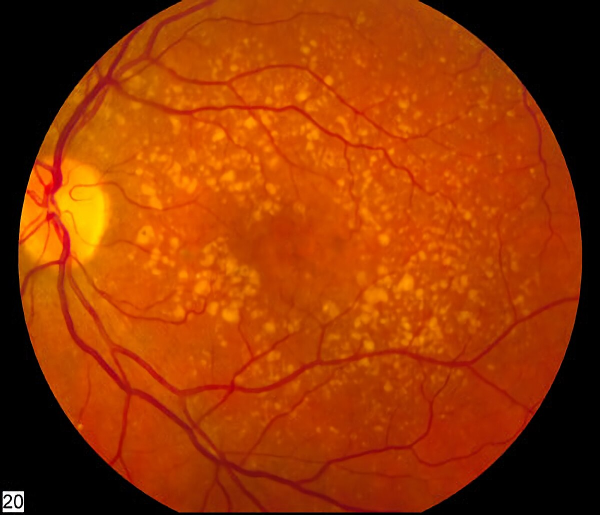
#> input picture assets/amd_retina.jpg, 1200 x 1029 px (shown at 1/2 size)
$ python -i fundus_prep.py   (imports and definitions only)   (older library calls are emulated)
#> lines starting #> are read from the running program, lines starting #| are printed output that depends on the picture; after the words box and inside, x2 and y2 are one past the last pixel; in counts of white or black regions, pixels touching at a corner belong together
import numpy as np
import os
import cv2
from PIL import Image
from torchvision import transforms

class PreprocessEyeImages(object):
    """Preprocess images."""

    # [47 lines left out: functions __call__, imread, imwrite, fold_dir, not called in this run]


def get_mask_BZ(img):
    if img.ndim==3:
        gray_img = cv2.cvtColor(img, cv2.COLOR_BGR2GRAY)
    else:
        gray_img = img
    threhold = np.mean(gray_img)/3-5
    _, mask = cv2.threshold(gray_img, max(0,threhold), 1, cv2.THRESH_BINARY)
    nn_mask = np.zeros((mask.shape[0]+2,mask.shape[1]+2),np.uint8)
    new_mask = (1-mask).astype(np.uint8)
    #  cv::floodFill(Temp, Point(0, 0), Scalar(255));
    # _,new_mask,_,_ = cv2.floodFill(new_mask, nn_mask, [(0, 0),(0,new_mask.shape[0])], (0), cv2.FLOODFILL_MASK_ONLY)
    _,new_mask,_,_ = cv2.floodFill(new_mask, nn_mask, (0,0), (0), cv2.FLOODFILL_MASK_ONLY)
    _,new_mask,_,_ = cv2.floodFill(new_mask, nn_mask, (new_mask.shape[1]-1,new_mask.shape[0]-1), (0), cv2.FLOODFILL_MASK_ONLY)
    mask = mask + new_mask
    kernel = cv2.getStructuringElement(cv2.MORPH_RECT, (20,  20))
    mask = cv2.erode(mask, kernel)
    mask = cv2.dilate(mask, kernel)
    return mask


def _get_center_by_edge(mask):
    center=[0,0]
    x=mask.sum(axis=1)
    center[0]=np.where(x>x.max()*0.95)[0].mean()
    x=mask.sum(axis=0)
    center[1]=np.where(x>x.max()*0.95)[0].mean()
    return center


def _get_radius_by_mask_center(mask,center):
    mask=mask.astype(np.uint8)
    ksize=max(mask.shape[1]//400*2+1,3)
    kernel=cv2.getStructuringElement(cv2.MORPH_ELLIPSE,(ksize,ksize))
    mask=cv2.morphologyEx(mask, cv2.MORPH_GRADIENT, kernel)
    # radius=
    index=np.where(mask>0)
    d_int=np.sqrt((index[0]-center[0])**2+(index[1]-center[1])**2)
    b_count=np.bincount(np.ceil(d_int).astype(np.int))
    radius=np.where(b_count>b_count.max()*0.995)[0].max()
    return radius


def _get_circle_by_center_bbox(shape,center,bbox,radius):
    center_mask=np.zeros(shape=shape).astype('uint8')
    tmp_mask=np.zeros(shape=bbox[2:4])
    center_tmp=(int(center[0]),int(center[1]))
    center_mask=cv2.circle(center_mask,center_tmp[::-1],int(radius),(1),-1)
    # center_mask[bbox[0]:bbox[0]+bbox[2],bbox[1]:bbox[1]+bbox[3]]=tmp_mask
    # center_mask[bbox[0]:min(bbox[0]+bbox[2],center_mask.shape[0]),bbox[1]:min(bbox[1]+bbox[3],center_mask.shape[1])]=tmp_mask
    return center_mask


def get_mask(img):
    if img.ndim ==3:
        #raise 'image dim is not 3'
        g_img=cv2.cvtColor(img,cv2.COLOR_RGB2GRAY)
    elif img.ndim == 2:
        g_img =img.copy()
    else:
        raise 'image dim is not 1 or 3'
    h,w = g_img.shape
    shape=g_img.shape[0:2]
    g_img = cv2.resize(g_img,(0,0),fx = 0.5,fy = 0.5)
    tg_img=cv2.normalize(g_img, None, 0, 255, cv2.NORM_MINMAX)
    tmp_mask=get_mask_BZ(tg_img)
    center=_get_center_by_edge(tmp_mask)
    #bbox=_get_bbox_by_mask(tmp_mask)
    radius=_get_radius_by_mask_center(tmp_mask,center)
    #resize back
    center = [center[0]*2,center[1]*2]
    radius = int(radius*2)
    s_h = max(0,int(center[0] - radius))
    s_w = max(0, int(center[1] - radius))
    bbox = (s_h, s_w, min(h-s_h,2 * radius), min(w-s_w,2 * radius))
    tmp_mask=_get_circle_by_center_bbox(shape,center,bbox,radius)
    return tmp_mask,bbox,center,radius


def mask_image(img,mask):
    img[mask<=0,...]=0
    return img


# [46 lines left out: functions remove_back_area, supplemental_black_area, process_without_gb, not called in this run]

>>> import cv2
>>> picture = cv2.cvtColor(cv2.imread('../assets/amd_retina.jpg'), cv2.COLOR_BGR2RGB)
>>> result = get_mask(picture)
#> in get_mask, `g_img=cv2.cvtColor(img,cv2.COLOR_RGB2GRAY)`:
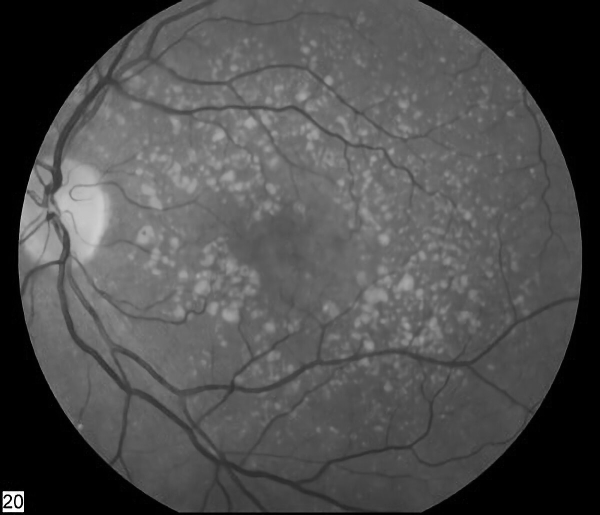
#> g_img: shape (1029, 1200) (shown at 1/2 size); min 0, max 255, mean 78.2
#> in get_mask, `g_img = cv2.resize(g_img,(0,0),fx = 0.5,fy = 0.5)`:
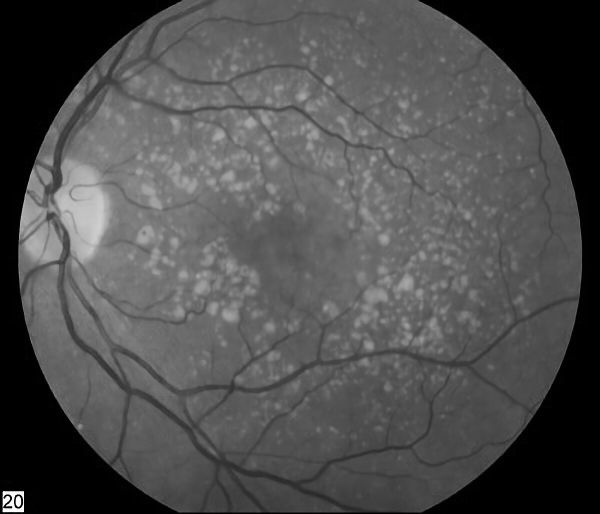
#> g_img: shape (514, 600); min 0, max 255, mean 78.4
#> in get_mask_BZ, `threhold = np.mean(gray_img)/3-5`: threhold = 21.13
#> in get_mask_BZ, `_, mask = cv2.threshold(gray_img, max(0,threhold), 1, cv2.THRESH_BINARY)`:
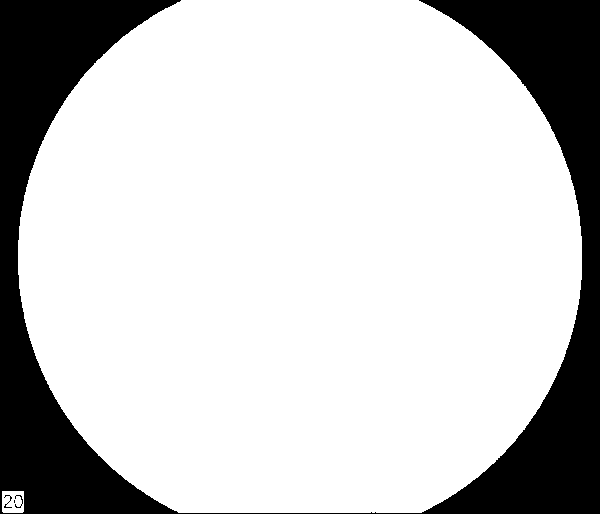
#> mask: shape (514, 600); values 0 (black) and 1 (white), 78.7% white; 4 black regions (1 under 20 px), largest, box (x1, y1, x2, y2) and area: (0, 0, 600, 514) 65482, (4, 495, 12, 508) 30, (15, 495, 23, 508) 30
#> in get_mask_BZ, `_,new_mask,_,_ = cv2.floodFill(new_mask, nn_mask, (0,0), (0), cv2.FLOO..`:
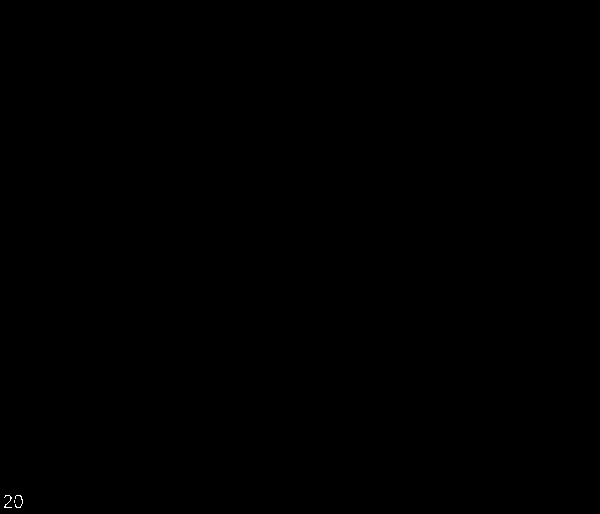
#> new_mask: shape (514, 600); values 0 (black) and 1 (white), 0.02% white in thin lines or dots, all inside (x1, y1, x2, y2) = (4, 495, 23, 508)
#> in get_mask_BZ, `mask = mask + new_mask`: mask: shape (514, 600); values 0 (black) and 1 (white), 78.8% white; 1 black region, box (x1, y1, x2, y2) and area: (0, 0, 600, 514) 65482
#> in get_mask_BZ, `mask = cv2.erode(mask, kernel)`: mask: shape (514, 600); values 0 (black) and 1 (white), 72.8% white; 1 black region, box (x1, y1, x2, y2) and area: (0, 0, 600, 514) 83891
#> in get_mask_BZ, `mask = cv2.dilate(mask, kernel)`:
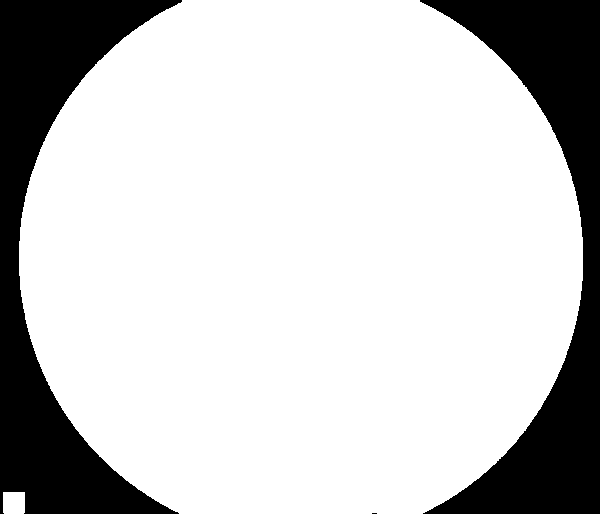
#> mask: shape (514, 600); values 0 (black) and 1 (white), 78.8% white; 3 black regions (1 under 20 px), largest, box (x1, y1, x2, y2) and area: (0, 0, 182, 514) 32972, (420, 0, 600, 514) 32270
#> in _get_center_by_edge, `x=mask.sum(axis=1)`: x = 514 values, max 564 at index 241, min 238 at index 0, mean 473.1
#> in _get_center_by_edge, `x=mask.sum(axis=0)`: x = 600 values, max 514 at index 182, min 0 at index 0, mean 405.3
#> in get_mask, `center=_get_center_by_edge(tmp_mask)`: center = [258, 301]
#> in _get_radius_by_mask_center, `mask=cv2.morphologyEx(mask, cv2.MORPH_GRADIENT, kernel)`:
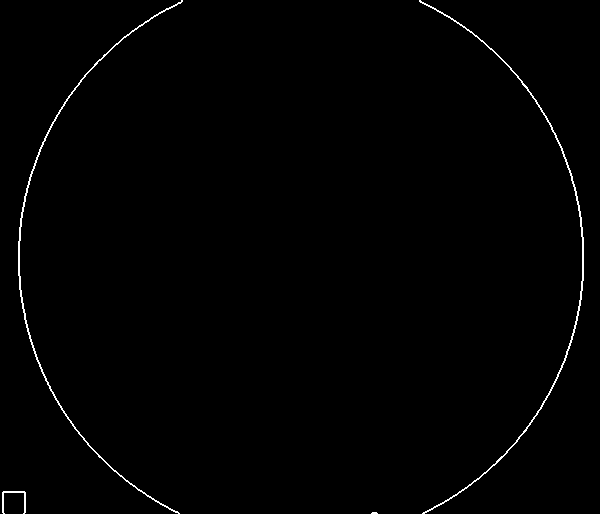
#> mask: shape (514, 600); values 0 (black) and 1 (white), 0.78% white in thin lines or dots
#> in _get_radius_by_mask_center, `index=np.where(mask>0)`: index = 2402 positions, rows 0 to 513, columns 2 to 583
#> in _get_radius_by_mask_center, `d_int=np.sqrt((index[0]-center[0])**2+(index[1]-center[1])**2)`: d_int = 2402 values, max 392.3 at index 2369, min 263.7 at index 2377, mean 287.4
#> in _get_radius_by_mask_center, `b_count=np.bincount(np.ceil(d_int).astype(np.int))`: b_count = 394 values, max 1234 at index 283, min 0 at index 0, mean 6.1
#> in _get_radius_by_mask_center, `radius=np.where(b_count>b_count.max()*0.995)[0].max()`: radius = 283
#> in get_mask, `center = [center[0]*2,center[1]*2]`: center = [516, 602]
#> in get_mask, `radius = int(radius*2)`: radius = 566
#> in get_mask, `s_h = max(0,int(center[0] - radius))`: s_h = 0
#> in get_mask, `s_w = max(0, int(center[1] - radius))`: s_w = 36
#> in get_mask, `bbox = (s_h, s_w, min(h-s_h,2 * radius), min(w-s_w,2 * radius))`: bbox = (0, 36, 1029, 1132)
#> in _get_circle_by_center_bbox, `center_tmp=(int(center[0]),int(center[1]))`: center_tmp = (516, 602)
#> in _get_circle_by_center_bbox, `center_mask=cv2.circle(center_mask,center_tmp[::-1],int(radius),(1),-1)`:
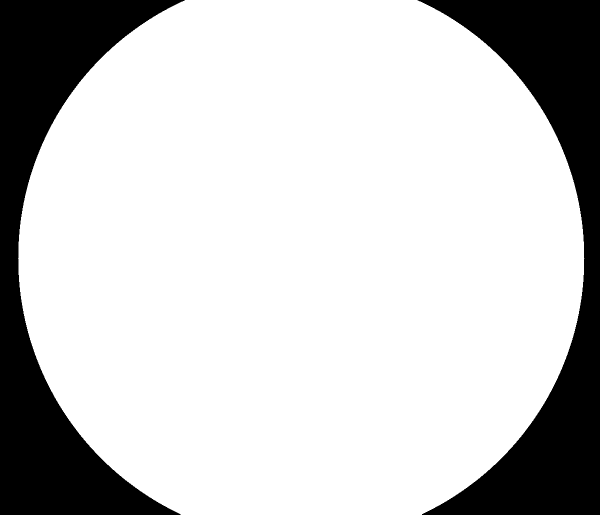
#> center_mask: shape (1029, 1200) (shown at 1/2 size); values 0 (black) and 1 (white), 78.9% white; 2 black regions, box (x1, y1, x2, y2) and area: (0, 0, 370, 1029) 133131, (835, 0, 1200, 1029) 127986
